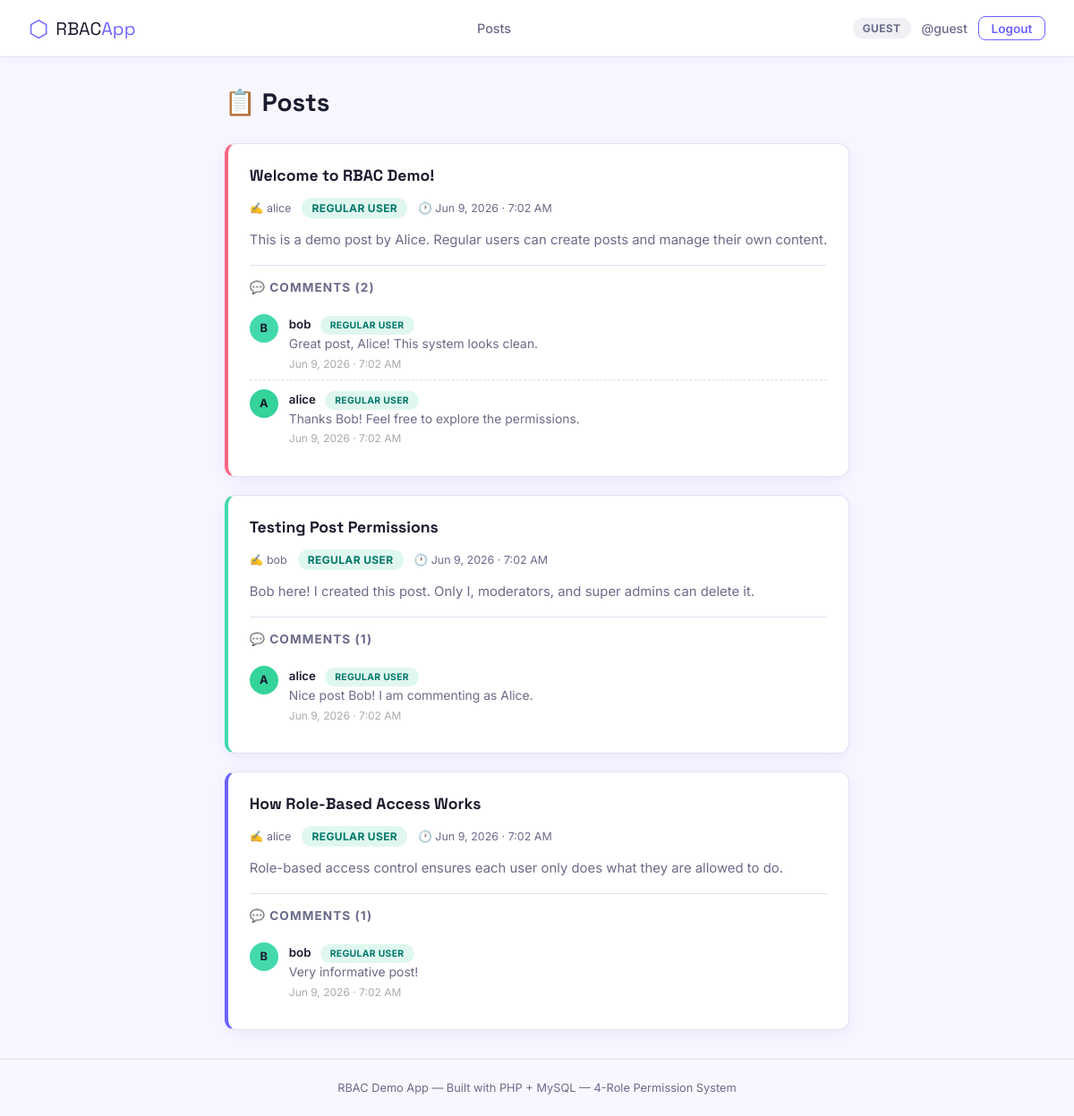
Screenshot of /pages/posts.php (signed in) with the database file from the repository.
### tables this page shows
CREATE TABLE IF NOT EXISTS posts (
    id INT AUTO_INCREMENT PRIMARY KEY,
    user_id INT NOT NULL,
    title VARCHAR(200) NOT NULL,
    content TEXT NOT NULL,
    created_at TIMESTAMP DEFAULT CURRENT_TIMESTAMP,
    updated_at TIMESTAMP DEFAULT CURRENT_TIMESTAMP ON UPDATE CURRENT_TIMESTAMP,
    FOREIGN KEY (user_id) REFERENCES users(id) ON DELETE CASCADE
);

CREATE TABLE IF NOT EXISTS users (
    id INT AUTO_INCREMENT PRIMARY KEY,
    username VARCHAR(50) NOT NULL UNIQUE,
    email VARCHAR(100) NOT NULL UNIQUE,
    password VARCHAR(255) NOT NULL,
    role_id INT NOT NULL DEFAULT 3,
    created_at TIMESTAMP DEFAULT CURRENT_TIMESTAMP,
    FOREIGN KEY (role_id) REFERENCES roles(id)
);

CREATE TABLE IF NOT EXISTS roles (
    id INT AUTO_INCREMENT PRIMARY KEY,
    name VARCHAR(50) NOT NULL UNIQUE,
    label VARCHAR(50) NOT NULL
);

CREATE TABLE IF NOT EXISTS comments (
    id INT AUTO_INCREMENT PRIMARY KEY,
    post_id INT NOT NULL,
    user_id INT NOT NULL,
    content TEXT NOT NULL,
    created_at TIMESTAMP DEFAULT CURRENT_TIMESTAMP,
    FOREIGN KEY (post_id) REFERENCES posts(id) ON DELETE CASCADE,
    FOREIGN KEY (user_id) REFERENCES users(id) ON DELETE CASCADE
);

### includes/auth.php (called while the page is built, shortened)
<?php
function roleBadgeClass($role) {
    return match($role) {
        'super_admin'  => 'badge-super',
        'moderator'    => 'badge-mod',
        'regular_user' => 'badge-user',
        default        => 'badge-guest',
    };
}
?>

### pages/posts.php (the view, shortened to what this page needs)
<?php
require_once __DIR__ . '/../includes/auth.php';
$db = getDB();
$posts = $db->query("
    SELECT p.*, u.username, r.name AS role, r.label AS role_label
    FROM posts p
    JOIN users u ON p.user_id = u.id
    JOIN roles  r ON u.role_id = r.id
    ORDER BY p.created_at DESC
")->fetchAll();
$comments = $db->query("
    SELECT c.*, u.username, r.name AS role, r.label AS role_label
    FROM comments c
    JOIN users u ON c.user_id = u.id
    JOIN roles  r ON u.role_id = r.id
    ORDER BY c.created_at ASC
")->fetchAll();
$commentsByPost = [];
foreach ($comments as $cmt) {
    $commentsByPost[$cmt['post_id']][] = $cmt;
}
include __DIR__ . '/../includes/header.php';
?>
<div class="page-wrap">
    <div class="page-header">
        <h1 class="page-title">📋 Posts</h1>
    </div>
    <?php if (empty($posts)): ?>
        <div class="empty-state">
            <div class="empty-icon">📭</div>
            <h3>No posts yet</h3>
            <p>Be the first to create a post!</p>
        </div>
    <?php else: ?>
        <?php foreach ($posts as $post): ?>
        <div class="card post-card" id="post-<?= $post['id'] ?>">
            <div class="card-header">
                <div>
                    <div class="card-title"><?= htmlspecialchars($post['title']) ?></div>
                    <div class="card-meta">
                        <span>✍️ <?= htmlspecialchars($post['username']) ?></span>
                        <span class="badge <?= roleBadgeClass($post['role']) ?>"><?= htmlspecialchars($post['role_label']) ?></span>
                        <span>🕐 <?= date('M j, Y · g:i A', strtotime($post['created_at'])) ?></span>
                    </div>
                </div>
            </div>
            <div class="card-body"><?= nl2br(htmlspecialchars($post['content'])) ?></div>
            <div class="comments-section">
                <div class="comments-title">
                    💬 Comments (<?= count($commentsByPost[$post['id']] ?? []) ?>)
                </div>
                <div id="cmtList-<?= $post['id'] ?>">
                <?php foreach ($commentsByPost[$post['id']] ?? [] as $cmt): ?>
                    <div class="comment-item" id="cmt-<?= $cmt['id'] ?>">
                        <div class="comment-avatar av-<?= abs(crc32($cmt['username'])) % 6 ?>">
                            <?= strtoupper($cmt['username'][0]) ?>
                        </div>
                        <div class="comment-content">
                            <span class="comment-author"><?= htmlspecialchars($cmt['username']) ?></span>
                            <span class="badge <?= roleBadgeClass($cmt['role']) ?>" style="font-size:.65rem;margin-left:.35rem;"><?= htmlspecialchars($cmt['role_label']) ?></span>
                            <p class="comment-text"><?= htmlspecialchars($cmt['content']) ?></p>
                            <span class="comment-time"><?= date('M j, Y · g:i A', strtotime($cmt['created_at'])) ?></span>
                        </div>
                    </div>
                <?php endforeach; ?>
                </div>
            </div>
        </div>
        <?php endforeach; ?>
    <?php endif; ?>
</div>
<?php include __DIR__ . '/../includes/footer.php'; ?>

### assets/css/style.css (style rules this page uses)
*, *::before, *::after { box-sizing: border-box; margin: 0; padding: 0; }
:root { --primary: #6C63FF; --primary-dk: #4f46c8; --coral: #FF6584; --mint: #43D9AD; --amber: #FFB347; --bg: #F8F7FF; --surface: #FFFFFF; --border: #E2E0F0; --text: #1A1A2E; --text-muted: #6B6B8A; --radius: 12px; --shadow: 0 4px 20px rgba(108,99,255,.10); --shadow-lg: 0 8px 32px rgba(108,99,255,.16); }
body { font-family: 'Inter', sans-serif; background: var(--bg); color: var(--text); min-height: 100vh; display: flex; flex-direction: column; }
.badge { display: inline-block; padding: .25rem .7rem; border-radius: 99px; font-size: .75rem; font-weight: 700; letter-spacing: .03em; text-transform: uppercase; }
.badge-user { background: #e0f7ef; color: #00796b; }
.page-wrap { max-width: 900px; margin: 2rem auto; padding: 0 1.25rem; flex: 1; }
.page-header { display: flex; align-items: center; justify-content: space-between; margin-bottom: 1.75rem; gap: 1rem; flex-wrap: wrap; }
.page-title { font-family: 'Space Grotesk', sans-serif; font-size: 1.75rem; color: var(--text); }
.card { background: var(--surface); border: 1px solid var(--border); border-radius: var(--radius); padding: 1.5rem; box-shadow: var(--shadow); transition: box-shadow .2s; }
.card + .card { margin-top: 1.25rem; }
.card-header { display: flex; align-items: flex-start; justify-content: space-between; gap: 1rem; margin-bottom: .75rem; }
.card-title { font-family: 'Space Grotesk', sans-serif; font-size: 1.1rem; color: var(--text); font-weight: 700; }
.card-body { color: var(--text-muted); font-size: .93rem; line-height: 1.65; }
.card-meta { display: flex; align-items: center; gap: .75rem; margin-top: .85rem; flex-wrap: wrap; font-size: .78rem; color: var(--text-muted); }
.comments-section { margin-top: 1rem; border-top: 1px solid var(--border); padding-top: 1rem; }
.comments-title { font-size: .85rem; font-weight: 700; text-transform: uppercase; letter-spacing: .08em; color: var(--text-muted); margin-bottom: .75rem; }
.comment-item { display: flex; gap: .75rem; padding: .6rem 0; border-bottom: 1px dashed var(--border); }
.comment-item:last-child { border-bottom: none; }
.comment-avatar { width: 32px; height: 32px; border-radius: 50%; display: flex; align-items: center; justify-content: center; font-weight: 700; font-size: .8rem; flex-shrink: 0; color: #fff; }
.comment-content { flex: 1; }
.comment-author { font-weight: 600; font-size: .83rem; color: var(--text); }
.comment-text { font-size: .87rem; color: var(--text-muted); margin: .15rem 0; }
.comment-time { font-size: .75rem; color: #aaa; }
.post-card { border-left: 4px solid var(--primary); }
.post-card:nth-child(3n+2) { border-left-color: var(--coral); }
.post-card:nth-child(3n+3) { border-left-color: var(--mint); }
.av-2 { background: var(--mint); color: #1A1A2E !important; }
.av-5 { background: #34d399; color: #1A1A2E !important; }

### rows the page displays
posts: title "Welcome to RBAC Demo!", user.username "alice", roles.label "REGULAR USER", created_at "Jun 9, 2026 · 7:02 AM", content "This is a demo post by Alice. Regular users can create posts and manage their own content.", id "2"
comments: user.username "B", user.username "bob", roles.label "REGULAR USER", content "Great post, Alice! This system looks clean.", created_at "Jun 9, 2026 · 7:02 AM"
comments: user.username "A", user.username "alice", roles.label "REGULAR USER", content "Thanks Bob! Feel free to explore the permissions.", created_at "Jun 9, 2026 · 7:02 AM"
posts: title "Testing Post Permissions", user.username "bob", roles.label "REGULAR USER", created_at "Jun 9, 2026 · 7:02 AM", content "Bob here! I created this post. Only I, moderators, and super admins can delete it.", id "1"
comments: user.username "A", user.username "alice", roles.label "REGULAR USER", content "Nice post Bob! I am commenting as Alice.", created_at "Jun 9, 2026 · 7:02 AM"
posts: title "How Role-Based Access Works", user.username "alice", roles.label "REGULAR USER", created_at "Jun 9, 2026 · 7:02 AM", content "Role-based access control ensures each user only does what they are allowed to do.", id "1"
comments: user.username "B", user.username "bob", roles.label "REGULAR USER", content "Very informative post!", created_at "Jun 9, 2026 · 7:02 AM"

### other values shown
roleLabel(currentRole()) "GUEST"
$user['username'] "guest"
